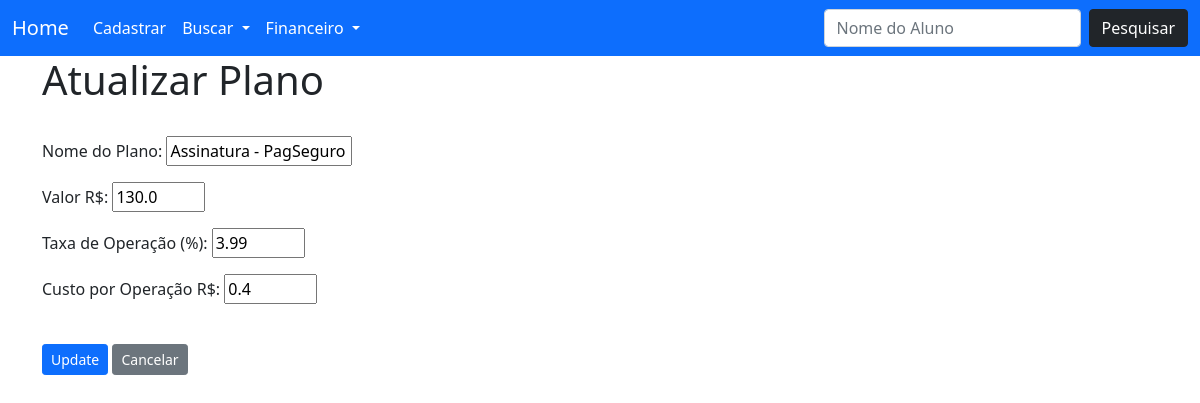
Page /update_plano/1 on the committed database.
### main/models.py (models this page shows, shortened)
class Plano(models.Model):
    nome = models.CharField(max_length=30, default='')
    valor = models.FloatField(default=0)
    taxa = models.FloatField(default=0)
    custo_operacao = models.FloatField(default=0)

### main/views.py (the view)
# urls.py: path('update_plano/<id>', views.update_plano, name='update-plano'),
def update_plano(request, id):
    plano = Plano.objects.get(pk=id)
    form = PlanoForm(request.POST or None, instance=plano)
    if form.is_valid():
        form.save()
        return redirect('lista-planos')
    return render(request, 'update_plano.html', {'plano':plano, 'form':form})

### main/forms.py
class PlanoForm(ModelForm):
    class Meta:
        model = Plano
        fields = ('nome', 'valor','taxa', 'custo_operacao',)
        labels = {
            'nome': 'Nome do Plano',
            'valor': 'Valor R$:',
            'taxa': 'Taxa de Operação (%)',
            'custo_operacao': 'Custo por Operação R$'
        }
        widgets = {
            'nome': forms.TextInput(attrs={'class':'form-control','class':"col-2",}),
            'valor': forms.NumberInput(attrs={'class':'form-control','class':"col-1",}),
            'taxa': forms.NumberInput(attrs={'class':'form-control','class':"col-1", 'placeholder':'0'}),
            'custo_operacao': forms.NumberInput(attrs={'class':'form-control','class':"col-1", 'placeholder':'0'}),
        }

### main/templates/update_plano.html (shortened to what this page needs)
{% extends 'base.html' %}
{% block content %}
    <h1>Atualizar Plano</h1>
    <br>
    <form action="" method=POST>
        {{ form.as_p }}
        <br>
        <input type="submit" value="Update" class="btn btn-primary btn-sm">
        <a href="{% url  'home' %}" class="btn btn-secondary btn-sm"> Cancelar </a>
    </form>
{% endblock %}

### rows in the picture
Plano: nome "Assinatura - PagSeguro", valor "130.0", taxa "3.99", custo_operacao "0.4"
